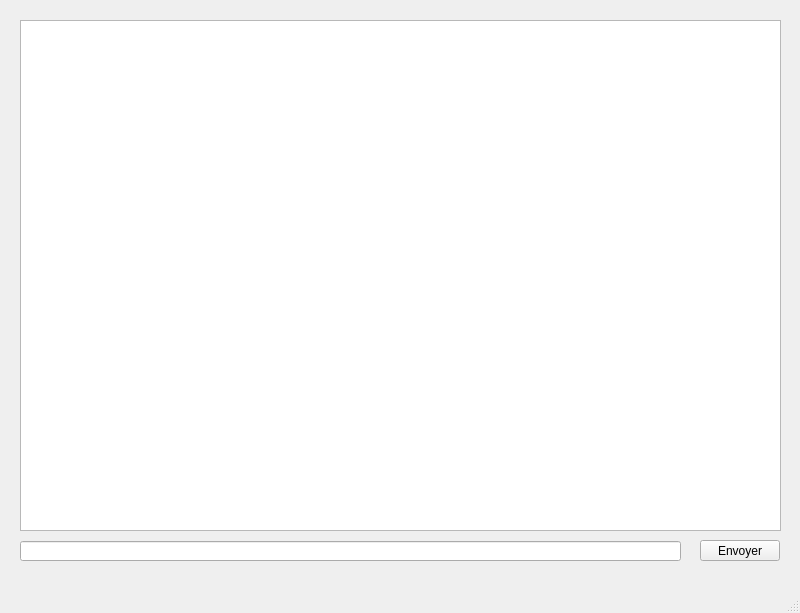
<?xml version="1.0" encoding="UTF-8"?>
<ui version="4.0">
 <class>console</class>
 <widget class="QMainWindow" name="console">
  <property name="geometry">
   <rect>
    <x>0</x>
    <y>0</y>
    <width>800</width>
    <height>613</height>
   </rect>
  </property>
  <property name="windowTitle">
   <string>MainWindow</string>
  </property>
  <widget class="QWidget" name="centralwidget">
   <widget class="QTextEdit" name="textEdit">
    <property name="geometry">
     <rect>
      <x>20</x>
      <y>20</y>
      <width>761</width>
      <height>511</height>
     </rect>
    </property>
   </widget>
   <widget class="QLineEdit" name="lineEdit">
    <property name="geometry">
     <rect>
      <x>20</x>
      <y>541</y>
      <width>661</width>
      <height>20</height>
     </rect>
    </property>
   </widget>
   <widget class="QPushButton" name="pushButton">
    <property name="geometry">
     <rect>
      <x>700</x>
      <y>540</y>
      <width>80</width>
      <height>21</height>
     </rect>
    </property>
    <property name="text">
     <string>Envoyer</string>
    </property>
   </widget>
  </widget>
  <widget class="QMenuBar" name="menubar">
   <property name="geometry">
    <rect>
     <x>0</x>
     <y>0</y>
     <width>800</width>
     <height>20</height>
    </rect>
   </property>
  </widget>
  <widget class="QStatusBar" name="statusbar"/>
 </widget>
 <resources/>
 <connections/>
</ui>
